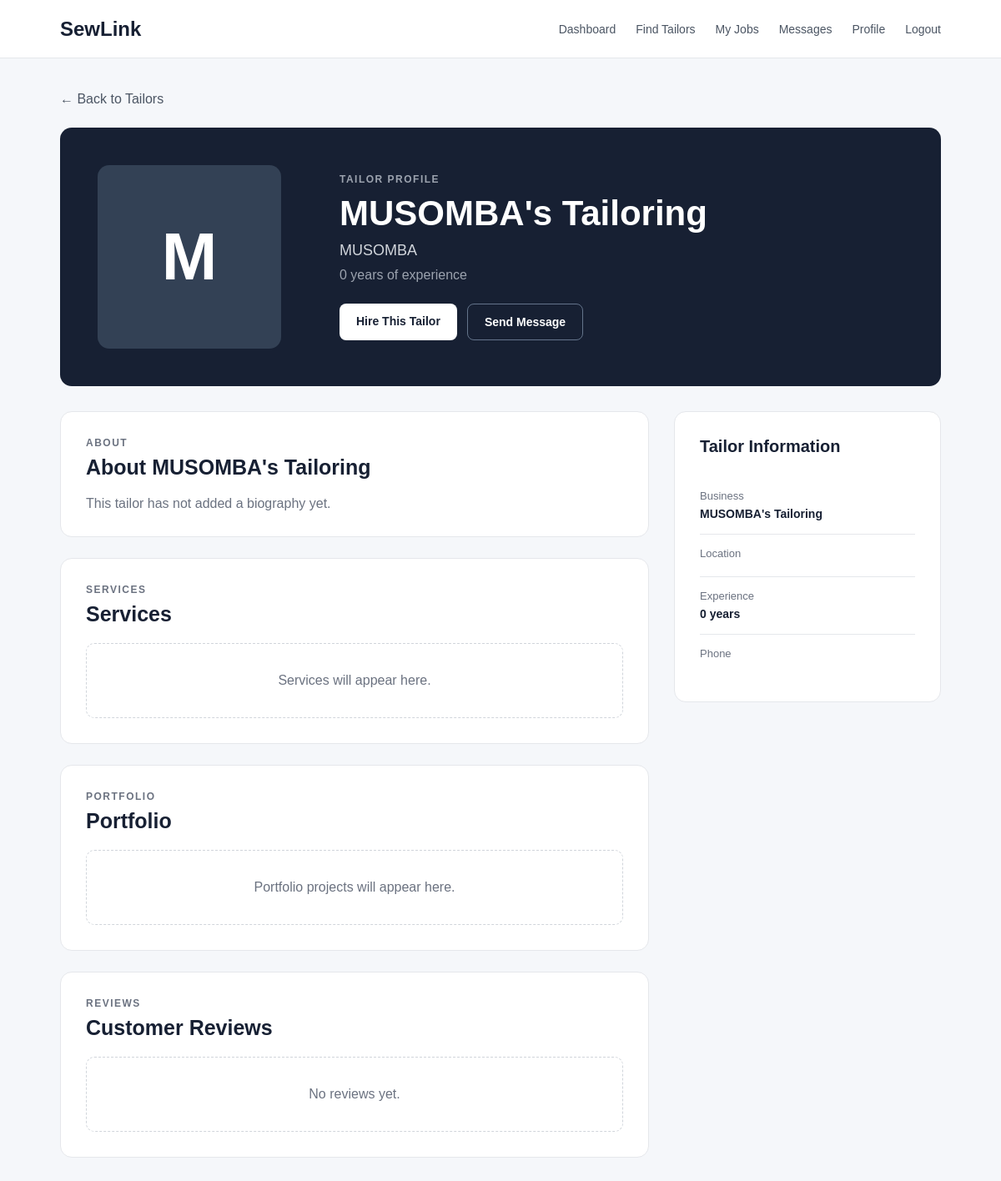
Screenshot of /customer/tailors/1/ (signed in) with the database file from the repository.
### TailorApp/models.py (models this page shows, shortened)
class TailorProfile(models.Model):
    user = models.OneToOneField(User, on_delete=models.CASCADE, related_name='tailor_profile')
    business_name = models.CharField(max_length=150)
    full_name = models.CharField(max_length=150)
    phone = models.CharField(max_length=20)
    location = models.CharField(max_length=150)
    profile_picture = models.ImageField(upload_to='tailor_profiles/', blank=True, null=True)
    bio = models.TextField(blank=True)
    experience_years = models.PositiveIntegerField(default=0)
    skills = models.ManyToManyField(Skill, blank=True, related_name='tailors')
    is_verified = models.BooleanField(default=False)
    is_available = models.BooleanField(default=True)
    created_at = models.DateTimeField(auto_now_add=True)
    updated_at = models.DateTimeField(auto_now=True)

### CustomerApp/views.py (the view)
# urls.py: path('tailors/<int:tailor_id>/', views.tailor_detail, name='tailor_detail'),
@login_required
def tailor_detail(request, tailor_id):
    tailor = get_object_or_404(TailorProfile, id=tailor_id)
    return render(request, 'CustomerApp/tailor_detail.html', {'tailor': tailor})

### CustomerApp/templates/CustomerApp/tailor_detail.html (shortened to what this page needs)
{% load static %}
<!DOCTYPE html>
<html lang="en">
<head>
    <link rel="stylesheet" href="{% static 'css/tailor_detail.css' %}">
</head>
<body>
<header class="navbar">
    <div class="logo">SewLink</div>
    <nav>
        <a href="{% url 'CustomerApp:dashboard' %}">Dashboard</a>
        <a href="{% url 'CustomerApp:tailor_search' %}">Find Tailors</a>
        <a href="#">My Jobs</a>
        <a href="#">Messages</a>
        <a href="{% url 'CustomerApp:profile' %}">Profile</a>
        <a href="{% url 'AuthenticationApp:logout' %}">Logout</a>
    </nav>
</header>
<main class="page-container">
    <a href="{% url 'CustomerApp:tailor_search' %}" class="back-link">
        ← Back to Tailors
    </a>
    <section class="profile-hero">
        <div class="profile-image">
            {% if tailor.profile_picture %}
                <img src="{{ tailor.profile_picture.url }}" alt="{{ tailor.business_name }}">
            {% else %}
                <div class="profile-placeholder">
                    {{ tailor.business_name|first|upper }}
                </div>
            {% endif %}
        </div>
        <div class="profile-information">
            <p class="eyebrow">TAILOR PROFILE</p>
            <h1>{{ tailor.business_name }}</h1>
            <p class="tailor-name">{{ tailor.full_name }}</p>
            <p class="experience">
                {{ tailor.experience_years }} years of experience
            </p>
            <div class="profile-actions">
                <a href="#" class="primary-button">
                    Hire This Tailor
                </a>
                <a href="#" class="secondary-button">
                    Send Message
                </a>
            </div>
        </div>
    </section>
    <section class="content-grid">
        <div class="main-content">
            <div class="content-card">
                <p class="eyebrow">ABOUT</p>
                <h2>About {{ tailor.business_name }}</h2>
                {% if tailor.bio %}
                    <p class="bio">
                        {{ tailor.bio }}
                    </p>
                {% else %}
                    <p class="empty-text">
                        This tailor has not added a biography yet.
                    </p>
                {% endif %}
            </div>
            <div class="content-card">
                <p class="eyebrow">SERVICES</p>
                <h2>Services</h2>
                <div class="empty-section">
                    <p>Services will appear here.</p>
                </div>
            </div>
            <div class="content-card">
                <p class="eyebrow">PORTFOLIO</p>
                <h2>Portfolio</h2>
                <div class="empty-section">
                    <p>Portfolio projects will appear here.</p>
                </div>
            </div>
            <div class="content-card">
                <p class="eyebrow">REVIEWS</p>
                <h2>Customer Reviews</h2>
                <div class="empty-section">
                    <p>No reviews yet.</p>
                </div>
            </div>
        </div>
        <aside class="sidebar">
            <div class="sidebar-card">
                <h3>Tailor Information</h3>
                <div class="info-item">
                    <span>Business</span>
                    <strong>{{ tailor.business_name }}</strong>
                </div>
                <div class="info-item">
                    <span>Location</span>
                </div>
                <div class="info-item">
                    <span>Experience</span>
                    <strong>{{ tailor.experience_years }} years</strong>
                </div>
                <div class="info-item">
                    <span>Phone</span>
                </div>
            </div>
        </aside>
    </section>
</main>
</body>
</html>

### static/css/tailor_detail.css (style rules this page uses)
* { margin: 0; padding: 0; box-sizing: border-box; }
body { font-family: Arial, sans-serif; background: #f5f7fa; color: #172033; }
.navbar { min-height: 70px; background: #ffffff; border-bottom: 1px solid #e5e7eb; display: flex; align-items: center; justify-content: space-between; padding: 0 6%; }
.logo { font-size: 24px; font-weight: 700; }
.navbar nav { display: flex; gap: 24px; }
.navbar nav a { color: #4b5563; text-decoration: none; font-size: 14px; }
.page-container { width: 88%; max-width: 1200px; margin: auto; padding: 40px 0; }
.back-link { display: inline-block; color: #4b5563; text-decoration: none; margin-bottom: 25px; }
.profile-hero { display: grid; grid-template-columns: 250px 1fr; gap: 40px; align-items: center; background: #172033; color: #ffffff; border-radius: 14px; padding: 45px; margin-bottom: 30px; }
.profile-image { width: 220px; height: 220px; }
.profile-image img, .profile-placeholder { width: 100%; height: 100%; object-fit: cover; border-radius: 14px; }
.profile-placeholder { background: #334155; display: flex; align-items: center; justify-content: center; font-size: 80px; font-weight: 700; }
.eyebrow { font-size: 12px; font-weight: 700; letter-spacing: 1.5px; color: #6b7280; }
.profile-information .eyebrow { color: #9ca3af; }
.profile-information h1 { font-size: 42px; margin: 10px 0; }
.tailor-name { font-size: 18px; color: #d1d5db; margin-bottom: 10px; }
.location, .experience { color: #9ca3af; margin-bottom: 8px; }
.profile-actions { display: flex; gap: 12px; margin-top: 25px; }
.primary-button, .secondary-button { display: inline-block; padding: 13px 20px; border-radius: 8px; text-decoration: none; font-weight: 600; font-size: 14px; }
.primary-button { background: #ffffff; color: #172033; }
.secondary-button { background: transparent; color: #ffffff; border: 1px solid #64748b; }
.content-grid { display: grid; grid-template-columns: 1fr 320px; gap: 30px; }
.main-content { display: flex; flex-direction: column; gap: 25px; }
.content-card, .sidebar-card { background: #ffffff; border: 1px solid #e5e7eb; border-radius: 14px; padding: 30px; }
.content-card h2 { font-size: 25px; margin: 8px 0 20px; }
.empty-section { border: 1px dashed #d1d5db; border-radius: 10px; padding: 35px; text-align: center; color: #6b7280; }
.empty-text { color: #6b7280; }
.sidebar-card h3 { font-size: 20px; margin-bottom: 25px; }
.info-item { padding: 15px 0; border-bottom: 1px solid #e5e7eb; }
.info-item:last-child { border-bottom: none; }
.info-item span { display: block; color: #6b7280; font-size: 13px; margin-bottom: 5px; }
.info-item strong { font-size: 14px; }

### rows the page displays
TailorProfile: business_name|first "M", business_name "MUSOMBA's Tailoring", full_name "MUSOMBA", experience_years "0"
